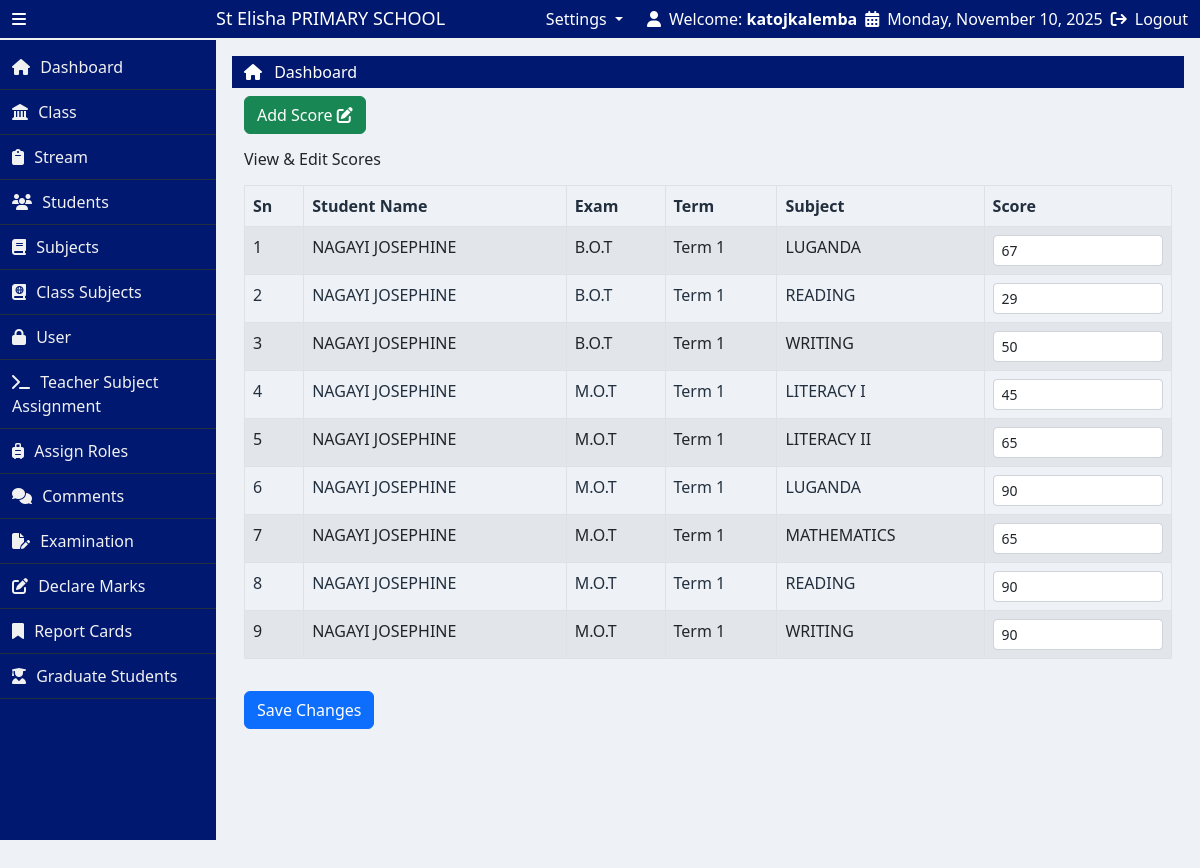
Page /declare_marks.php (signed in) on the committed database.
### tables this page shows
CREATE TABLE `school_profile` (
  `profile_id` int(11) NOT NULL,
  `school_name` varchar(255) DEFAULT NULL,
  `address` varchar(255) DEFAULT NULL,
  `phone_1` varchar(255) DEFAULT NULL,
  `phone_2` int(11) DEFAULT NULL,
  `email` varchar(255) DEFAULT NULL,
  `motto` varchar(255) DEFAULT NULL,
  `profile_image` varchar(255) DEFAULT NULL
);

CREATE TABLE `students` (
  `student_id` int(11) NOT NULL,
  `first_name` varchar(255) DEFAULT NULL,
  `last_name` varchar(255) DEFAULT NULL,
  `gender` varchar(100) DEFAULT NULL,
  `dob` date DEFAULT NULL,
  `LIN` varchar(255) DEFAULT NULL,
  `class_id` int(11) DEFAULT NULL,
  `stream_id` int(11) DEFAULT NULL,
  `image` varchar(255) DEFAULT NULL,
  `status` enum('day','boarding') DEFAULT NULL,
  `level` varchar(20) DEFAULT 'active'
);

CREATE TABLE `exams` (
  `exam_id` int(11) NOT NULL,
  `exam_name` varchar(255) DEFAULT NULL,
  `term_id` int(11) DEFAULT NULL,
  `academic_year` int(11) DEFAULT NULL,
  `class_id` int(11) DEFAULT NULL
);

CREATE TABLE `terms` (
  `term_id` int(11) NOT NULL,
  `term_name` varchar(255) DEFAULT NULL
);

CREATE TABLE `subjects` (
  `subject_id` int(11) NOT NULL,
  `subject_name` varchar(255) DEFAULT NULL
);

CREATE TABLE `marks` (
  `mark_id` int(11) NOT NULL,
  `student_id` int(11) DEFAULT NULL,
  `exam_id` int(11) DEFAULT NULL,
  `subject_id` int(11) DEFAULT NULL,
  `score` int(11) DEFAULT NULL
);

### declare_marks.php (the view, shortened to what this page needs)
<?php
include("partials/header.php");
$role = $_SESSION['role'];
$allowed_subjects = [];
$where_clauses = ["st.level = 'active'"];
$where_sql = $where_clauses ? 'WHERE ' . implode(' AND ', $where_clauses) : '';
$sql = "
    SELECT
        st.student_id,
        st.first_name,
        st.last_name,
        e.exam_name,
        t.term_name,
        s.subject_id,
        s.subject_name,
        m.score,
        m.mark_id
    FROM students st
    LEFT JOIN marks m ON st.student_id = m.student_id
    LEFT JOIN exams e ON m.exam_id = e.exam_id
    LEFT JOIN terms t ON e.term_id = t.term_id
    LEFT JOIN subjects s ON m.subject_id = s.subject_id
    $where_sql
    ORDER BY st.first_name, st.last_name, e.exam_name, s.subject_name
";
$stmt = $conn->prepare($sql);
$stmt->execute();
$result = $stmt->get_result();
$students = [];
while ($row = $result->fetch_assoc()) {
    $sid = $row['student_id'];
    if (!isset($students[$sid])) {
        $students[$sid] = [
            'name' => $row['first_name'] . ' ' . $row['last_name'],
            'marks' => []
        ];
    }
    if ($row['mark_id']) {
        $students[$sid]['marks'][] = [
            'exam_name' => $row['exam_name'],
            'term_name' => $row['term_name'],
            'subject_name' => $row['subject_name'],
            'subject_id' => $row['subject_id'],
            'score' => $row['score']
        ];
    }
}
?>
<div class="container-fluid">
    <div class="row g-0 my-2">
        <div class="col-lg-4 col-md-4 col-sm-12">
            <a href="<?php echo SITEURL ?>select_exam.php" class="btn text-capitalize text-white btn-success fs-6">
                Add Score
                <i class="fa-solid fa-pen-to-square"></i>
            </a>
        </div>
    </div>
    <h3 class="text-capitalize fs-6 text-dark py-2">View & Edit Scores</h3>
    <form method="POST" action="save_scores.php">
        <table id="example" class="display table table-bordered table-striped">
            <thead>
                <tr>
                    <th>Sn</th>
                    <th>Student Name</th>
                    <th>Exam</th>
                    <th>Term</th>
                    <th>Subject</th>
                    <th>Score</th>
                </tr>
            </thead>
            <tbody>
                <?php
                $sn = 1;
                foreach ($students as $student_id => $student) :
                    if (!empty($student['marks'])) :
                        foreach ($student['marks'] as $mark) :
                            $can_edit = (
                                $role === 'admin' ||
                                $role === 'class_teacher' ||
                                ($role === 'teacher' && in_array($mark['subject_id'], $allowed_subjects))
                            );
                            $disabled = $can_edit ? '' : 'disabled';
                ?>
                <tr>
                    <td><?php echo $sn++; ?></td>
                    <td><?php echo htmlspecialchars($student['name']); ?></td>
                    <td><?php echo htmlspecialchars(strtoupper($mark['exam_name'])); ?></td>
                    <td><?php echo htmlspecialchars($mark['term_name']); ?></td>
                    <td><?php echo htmlspecialchars($mark['subject_name']); ?></td>
                    <td>
                        <input
                            type="number"
                            name="scores[<?php echo $mark['subject_id'] . '_' . $student_id; ?>]"
                            value="<?php echo htmlspecialchars($mark['score']); ?>"
                            class="form-control form-control-sm"
                            min="0" max="100"
                            <?php echo $disabled; ?>>
                    </td>
                </tr>
                <?php
                        endforeach;
                endif; endforeach; ?>
            </tbody>
        </table>
        <?php if ($role !== 'teacher' || !empty($allowed_subjects)): ?>
            <button type="submit" name="save_scores" class="btn btn-primary mt-3">Save Changes</button>
        <?php endif; ?>
    </form>
</div>
<?php include("partials/footer.php"); ?>

### partials/header.php (shortened to what this page needs)
<?php
  include("NotLoggedin.php");
  function isActive($page) {
      $currentPage = basename($_SERVER['PHP_SELF']);
      return $currentPage === $page ? 'active-link' : '';
  }
?>
<!doctype html>
<html lang="en">
  <head>
    <link href="https://cdn.jsdelivr.net/npm/bootstrap@5.2.3/dist/css/bootstrap.min.css" rel="stylesheet">
    <link rel="stylesheet" href="https://cdn.datatables.net/2.3.3/css/dataTables.dataTables.css">
    <link rel="stylesheet" href="https://cdnjs.cloudflare.com/ajax/libs/toastr.js/latest/toastr.min.css">
    <link rel="stylesheet" href="css/style.css">
  </head>
  <body>
    <main>
      <div class="container-fluid">
        <div class="row align-items-center py-2">
          <div class="col-lg-3 d-flex align-items-center gap-3 top-left">
            <i class="fa-solid fa-bars icon-bar" id="icon"></i>
            <h3 class="text-capitalize name mb-0" id="name">
              <?php
                $school_profile = "SELECT * FROM school_profile";
                $execute = mysqli_query($conn, $school_profile);
                $row = mysqli_fetch_assoc($execute);
                $school_name = $row['school_name'];
              ?>
              <?php echo $school_name ?> PRIMARY SCHOOL
            </h3>
          </div>
          <div class="col-lg-9 d-flex justify-content-end gap-4 top-right">
            <?php if(isset($_SESSION["role"]) && $_SESSION['role']==="admin"): ?>
              <li class="nav-item dropdown" style="list-style: none;">
                <a class="nav-link dropdown-toggle" href="#" role="button" data-bs-toggle="dropdown" aria-expanded="false">
                  Settings
                </a>
              </li>
            <?php endif ?>
            <div class="d-flex align-items-center gap-2 sect_1">
              <i class="fa-solid fa-user"></i>
              <span>Welcome: <strong><?php echo htmlspecialchars($_SESSION['username']); ?></strong></span>
            <div class="d-flex align-items-center gap-2">
              <i class="fa-solid fa-calendar-days"></i>
              <span><?php echo date('l, F j, Y'); ?></span>
            </div>
            <div class="d-flex align-items-center gap-2">
              <i class="fa-solid fa-arrow-right-from-bracket"></i>
              <a href="logout.php" class="text-decoration-none text-white">Logout</a>
            </div>
          </div>
        </div>
      </div>
    </main>
    <div class="container-fluid p-0">
      <div class="row g-0">
        <div class="left-bar" id="left-bar">
          <a href="<?php echo SITEURL ?>" class="lists gap-3 <?php echo isActive('index.php'); ?>">
            <i class="fa-solid fa-house"></i>
            <span class="text-capitalize side-text">dashboard</span>
          </a>
          <?php if (isset($_SESSION['role']) && $_SESSION['role'] === 'admin'): ?>
            <a href="<?php echo SITEURL ?>class.php" class="<?php echo isActive('class.php'); ?>">
              <i class="fa-solid fa-landmark"></i>
              <span class="text-capitalize side-text">class</span>
            </a>
            <a href="<?php echo SITEURL ?>streams.php" class="<?php echo isActive('streams.php'); ?>">
              <i class="fa-solid fa-clipboard"></i>
              <span class="text-capitalize side-text">stream</span>
            </a>
            <a href="<?php echo SITEURL ?>students.php" class="<?php echo isActive('students.php'); ?>">
              <i class="fa-solid fa-users"></i>
              <span class="text-capitalize side-text">students</span>
            </a>
            <a href="<?php echo SITEURL ?>subject.php" class="<?php echo isActive('subject.php'); ?>">
              <i class="fa-solid fa-book"></i>
              <span class="text-capitalize side-text">subjects</span>
            </a>
            <a href="<?php echo SITEURL ?>class_subjects.php" class="<?php echo isActive('class_subjects.php'); ?>">
              <i class="fa-solid fa-book-atlas"></i>
              <span class="text-capitalize side-text">class subjects</span>
            </a>
            <a href="<?php echo SITEURL ?>users.php" class="<?php echo isActive('users.php'); ?>">
              <i class="fa-solid fa-lock"></i>
              <span class="text-capitalize side-text">user</span>
            </a>
            <a href="<?php echo SITEURL ?>teacherSubject.php" class="<?php echo isActive('teacherSubject.php'); ?>">
              <i class="fa-solid fa-terminal"></i>
              <span class="text-capitalize side-text">Teacher subject assignment</span>
            </a>
            <a href="<?php echo SITEURL ?>assign_roles.php" class="<?php echo isActive('assign_roles.php'); ?>">
              <i class="fa-solid fa-suitcase-rolling"></i>
              <span class="text-capitalize side-text">assign roles</span>
            </a>
          <?php endif; ?>
          <a href="<?php
                  echo SITEURL;
                  echo $_SESSION['role'] === 'admin' ? 'select_class_stream.php' : 'selectcomment_exam.php';
                ?>"
            class="<?php echo isActive($_SESSION['role'] === 'admin' ? 'select_class_stream.php' : 'selectcomment_exam.php'); ?>">
              <i class="fa-solid fa-comments"></i>
              <span class="text-capitalize side-text">comments</span>
          </a>
          <a href="<?php echo SITEURL ?>examination.php" class="<?php echo isActive('examination.php'); ?>">
            <i class="fa-solid fa-file-pen"></i>
            <span class="text-capitalize side-text">examination</span>
          </a>
          <a href="<?php echo SITEURL ?>addScore.php" class="<?php echo isActive('addScore.php'); ?>">
            <i class="fa-solid fa-pen-to-square"></i>
            <span class="text-capitalize side-text">declare marks</span>
          </a>
          <a href="<?php echo SITEURL ?>reports.php" class="<?php echo isActive('reports.php'); ?>">
            <i class="fa-solid fa-bookmark"></i>
            <span class="text-capitalize side-text">report cards</span>
          </a>
          <?php if (isset($_SESSION['role']) && $_SESSION['role'] === 'admin'): ?>
            <a onclick="return confirm('Do you want to graduate P.7 students?')" href="<?php echo SITEURL ?>graduate_students.php" class="<?php echo isActive('graduate_students.php'); ?>">
              <i class="fa-solid fa-user-graduate"></i>
              <span class="text-capitalize side-text">Graduate Students</span>
            </a>
          <?php endif ?>
        </div>
        <div class="right-bar" id="right-bar">
          <div class="container-fluid pt-1 pb-1" style="background-color: #001870;">
            <ul class="list-unstyled mb-0 dashboard">
              <li>
                <i class="fa-solid fa-house" style="color: #fff;"></i>
                <a href="<?php echo SITEURL ?>" class="text-capitalize text-white ms-2 text-decoration-none">Dashboard</a>
              </li>
            </ul>
          </div>

### css/style.css (style rules this page uses)
:root { --primary-color: #001870; --secondary-color: #0095486c; --tertiary-color: #430d0d; --border-color: #f1f1f1; --background-color: #222f3e; --hover-color: #007a3d; --backgroundColor: #EEF1F5; }
* { padding: 0; margin: 0; box-sizing: border-box; }
body { background-color: var(--backgroundColor); }
.icon-bar { cursor: pointer; }
main { width: 100%; color: #fff; background-color: var(--primary-color); height: 40px; border-bottom: 2px solid var(--border-color); display: flex; align-items: center; position: fixed; left: 0; top: 0; z-index: 1; }
.name { font-size: 18px; position: absolute; left: 18%; transition: all 1s; }
.left-bar { height: auto; width: 18%; background-color: var(--primary-color); transition: width 0.3s ease; padding-top: 5px; overflow-y: auto; margin-top: 40px; overflow-y: hidden; }
.left-bar .side-text { color: var(--border-color); }
.left-bar a { display: block; padding: 10px 12px; width: 100%; box-sizing: border-box; color: var(--border-color); text-decoration: none; transition: background-color 0.3s ease; border-bottom: 1px solid var(--background-color) ; }
.left-bar span { padding-left: 6px; }
.right-bar { margin-top: 40px; height: 100vh; width: 82%; transition: all 1s; padding: 16px; }
table th, table td { color: var(--background-color); }

### rows in the picture
school_profile: school_name "St Elisha"
students: name "NAGAYI JOSEPHINE", exams.exam_name "B.O.T", terms.term_name "Term 1", subjects.subject_name "LUGANDA", score "67", subjects.subject_name "READING", score "29", subjects.subject_name "WRITING", score "50", exams.exam_name "M.O.T", subjects.subject_name "LITERACY I", score "45", subjects.subject_name "LITERACY II", score "65", score "90", subjects.subject_name "MATHEMATICS"

### other values in the picture
$_SESSION['username'] "katojkalemba"
